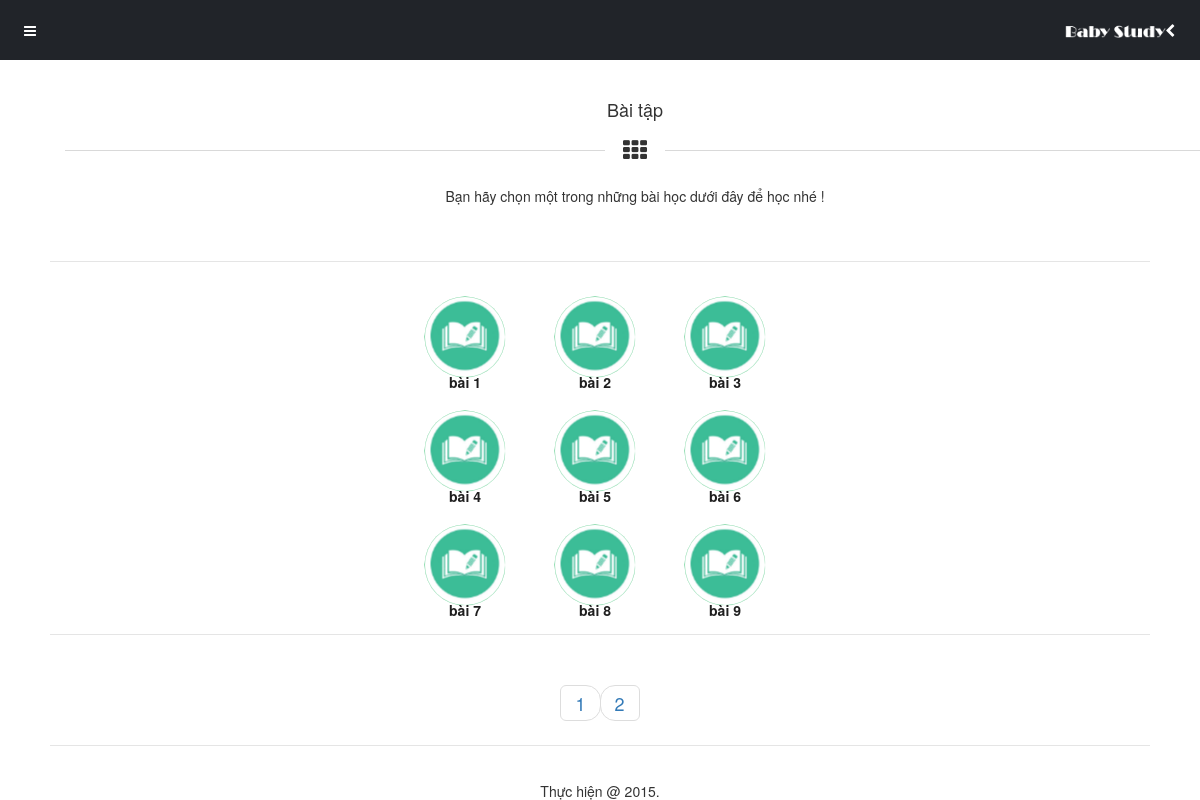
Screenshot of /Source-code/danhsachbaitap.php (signed in) with the database file from the repository.
### tables this page shows
CREATE TABLE IF NOT EXISTS `baitap` (
  `bt_ID` int(11) NOT NULL AUTO_INCREMENT,
  `bt_TieuDe` varchar(150) DEFAULT NULL,
  `bt_NgayTao` datetime DEFAULT NULL,
  PRIMARY KEY (`bt_ID`)
);

### Source-code/dataconfig/dataprovider.php (called while the page is built, shortened)
<?php
class DataProvider
{
  public static function GetRows($sql)
  {
	$connection = mysqli_connect(HOSTNAME,USERNAME,PASSWORD,DATABASE) or
      	die ("couldn't connect to localhost");
    mysqli_query($connection,"set names 'utf8'");
    $returnresult = null;
    $result = mysqli_query($connection,$sql);
	$i = 0;
	while ($row = mysqli_fetch_array($result))
	{
		$returnresult[$i++] = $row;
	}
    return $returnresult;
	}
	public static function NumRows($sql)
	{
		$connection = mysqli_connect(HOSTNAME,USERNAME,PASSWORD,DATABASE) or
      	die ("couldn't connect to localhost");
    mysqli_query($connection,"set names 'utf8'");
    $result = mysqli_query($connection,$sql);
	$row = mysqli_fetch_row($result);
    return $row[0];
	}
}
?>

### Source-code/include/inc-dsbaitap.php (the view, shortened to what this page needs)
            <div class="content">
            <div class="header-clear-large"></div>
                <div class="container heading-style-5">
                    <h4 class="heading-title">Bài tập</h4>
                    <i class="fa fa-th heading-icon"></i>
                    <p class="heading-subtitle">
                        Bạn hãy chọn một trong những bài học dưới đây để học nhé !
                    </p>
                </div>
                <div class="decoration"></div>
                <div class="thumbnail-menu">
					<?php
						include_once("dataconfig/dataprovider.php");
						if(!isset($_GET['page']))
						{
							$page = 1;
						}
						else
						{
							$page = $_GET['page'];
						}
						$max_results = 9;
						$from = (($page * $max_results) - $max_results);
						$sql = "SELECT bt_ID, bt_TieuDe FROM baitap LIMIT $from, $max_results";
						$result = DataProvider::GetRows($sql);
						if($result != null)
						{
							foreach ($result as $value) {
								?>
								<a href="baitap.php?bt=<?php echo $value['bt_ID']; ?>&td=<?php echo $value['bt_TieuDe']; ?>">
									<i class="bg-green-dark bg-hover-green-dark fa border-radius-img">
										<img class="img-responsive img-circle" src="images/pictures/sachbaitap.png">
									</i>
									<em style="position: absolute; top: 85%; left: 0; width: 100%; font-weight: bold;">
										<?php echo $value['bt_TieuDe'];?>
									</em>
								</a>
								<?php
							}
						}
					?>
                </div>
                <div class="decoration">
                </div>
				<div class="col-md-12 text-center">
<ul class="pagination pagination-lg pager" ><?php
$total_results = DataProvider::NumRows("SELECT COUNT(*) as Num FROM baitap");
$total_pages = ceil($total_results / $max_results);
for($i = 1; $i <= $total_pages; $i++){
?>
<?php
if($i == $_GET['page'])
{
	?>
								<li class="active">
								<a href="<?php echo $_SERVER['PHP_SELF']; ?>?page=<?php echo $i; ?>" class="page_link active">
									<?php echo $i; ?>
								</a>
								</li>
								<?php
}
else{
	?>
	<li class="">
	<a href="<?php echo $_SERVER['PHP_SELF']; ?>?page=<?php echo $i; ?>" class="">
									<?php echo $i; ?>
								</a>
								</li>
	<?php
}
?>
<?php
}
?>
</ul>
</div>
                <div class="decoration"></div>
                <?php
				include_once("include/inc-footer.php");
			?>
            </div>

### Source-code/styles/style.css (style rules this page uses)
.header-clear-large { height:90px; }
.thumbnail-menu a em { display:block; text-align:center; font-style:normal; }
.thumbnail-menu a { margin-bottom:20px; }
.thumbnail-menu a i { transition:all 200ms ease; -moz-transform: scale(0.9, 0.9); -webkit-transform: scale(0.9, 0.9); -o-transform: scale(0.9, 0.9); -ms-transform: scale(0.9, 0.9); transform: scale(0.9, 0.9); }
@media (min-width:460px) { .thumbnail-menu { width:400px; margin-left:auto; margin-right:auto; } }
@media (min-width:460px) { .thumbnail-menu a { width:90px; float:left; margin-left:20px; margin-right:20px; font-size:14px; color:#1f1f1f; font-weight:500; } }
@media (min-width:460px) { .thumbnail-menu a i { width:90px; height:90px; line-height:90px; border-radius:90px; text-align:center; font-size:27px; color:#FFFFFF; } }

### Source-code/styles/custom.css (style rules this page uses)
.border-radius-img img { border-radius: 90px !important; }

### rows the page displays
baitap: bt_TieuDe "bài 1"
baitap: bt_TieuDe "bài 2"
baitap: bt_TieuDe "bài 3"
baitap: bt_TieuDe "bài 4"
baitap: bt_TieuDe "bài 5"
baitap: bt_TieuDe "bài 6"
baitap: bt_TieuDe "bài 7"
baitap: bt_TieuDe "bài 8"
baitap: bt_TieuDe "bài 9"
